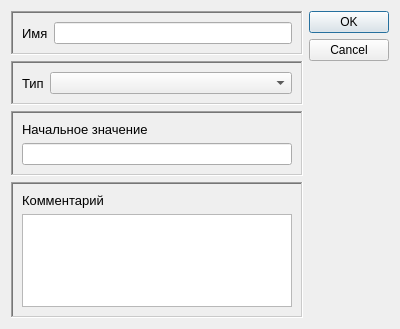
<?xml version="1.0" encoding="UTF-8"?>
<ui version="4.0">
 <class>QVariableEditor</class>
 <widget class="QDialog" name="QVariableEditor">
  <property name="geometry">
   <rect>
    <x>0</x>
    <y>0</y>
    <width>400</width>
    <height>329</height>
   </rect>
  </property>
  <property name="minimumSize">
   <size>
    <width>400</width>
    <height>300</height>
   </size>
  </property>
  <property name="maximumSize">
   <size>
    <width>800</width>
    <height>600</height>
   </size>
  </property>
  <property name="windowTitle">
   <string>Редактор данного ПО</string>
  </property>
  <property name="windowIcon">
   <iconset resource="../../resources.qrc">
    <normaloff>:/images/G.png</normaloff>:/images/G.png</iconset>
  </property>
  <layout class="QHBoxLayout" name="horizontalLayout_3">
   <item>
    <layout class="QVBoxLayout" name="verticalLayout_3">
     <item>
      <widget class="QFrame" name="frame">
       <property name="frameShape">
        <enum>QFrame::WinPanel</enum>
       </property>
       <property name="frameShadow">
        <enum>QFrame::Sunken</enum>
       </property>
       <property name="lineWidth">
        <number>3</number>
       </property>
       <property name="midLineWidth">
        <number>1</number>
       </property>
       <layout class="QHBoxLayout" name="horizontalLayout">
        <item>
         <widget class="QLabel" name="nameLbl">
          <property name="font">
           <font>
            <pointsize>10</pointsize>
           </font>
          </property>
          <property name="text">
           <string>Имя</string>
          </property>
          <property name="buddy">
           <cstring>nameEdt</cstring>
          </property>
         </widget>
        </item>
        <item>
         <widget class="QLineEdit" name="nameEdt"/>
        </item>
       </layout>
      </widget>
     </item>
     <item>
      <widget class="QFrame" name="frame_2">
       <property name="frameShape">
        <enum>QFrame::WinPanel</enum>
       </property>
       <property name="frameShadow">
        <enum>QFrame::Sunken</enum>
       </property>
       <property name="lineWidth">
        <number>3</number>
       </property>
       <property name="midLineWidth">
        <number>1</number>
       </property>
       <layout class="QHBoxLayout" name="horizontalLayout_2">
        <item>
         <widget class="QLabel" name="typeLbl">
          <property name="sizePolicy">
           <sizepolicy hsizetype="Preferred" vsizetype="Preferred">
            <horstretch>0</horstretch>
            <verstretch>0</verstretch>
           </sizepolicy>
          </property>
          <property name="font">
           <font>
            <pointsize>10</pointsize>
           </font>
          </property>
          <property name="text">
           <string>Тип</string>
          </property>
          <property name="buddy">
           <cstring>typeCmbBox</cstring>
          </property>
         </widget>
        </item>
        <item>
         <widget class="QComboBox" name="typeCmbBox">
          <property name="sizePolicy">
           <sizepolicy hsizetype="Expanding" vsizetype="Preferred">
            <horstretch>0</horstretch>
            <verstretch>0</verstretch>
           </sizepolicy>
          </property>
         </widget>
        </item>
       </layout>
      </widget>
     </item>
     <item>
      <widget class="QFrame" name="frame_3">
       <property name="frameShape">
        <enum>QFrame::WinPanel</enum>
       </property>
       <property name="frameShadow">
        <enum>QFrame::Sunken</enum>
       </property>
       <property name="lineWidth">
        <number>3</number>
       </property>
       <property name="midLineWidth">
        <number>1</number>
       </property>
       <layout class="QVBoxLayout" name="verticalLayout">
        <item>
         <widget class="QLabel" name="initvalueLbl">
          <property name="font">
           <font>
            <pointsize>10</pointsize>
           </font>
          </property>
          <property name="text">
           <string>Начальное значение</string>
          </property>
          <property name="buddy">
           <cstring>initValueEdt</cstring>
          </property>
         </widget>
        </item>
        <item>
         <widget class="QLineEdit" name="initValueEdt">
          <property name="frame">
           <bool>true</bool>
          </property>
         </widget>
        </item>
       </layout>
      </widget>
     </item>
     <item>
      <widget class="QFrame" name="frame_4">
       <property name="frameShape">
        <enum>QFrame::WinPanel</enum>
       </property>
       <property name="frameShadow">
        <enum>QFrame::Sunken</enum>
       </property>
       <property name="lineWidth">
        <number>3</number>
       </property>
       <property name="midLineWidth">
        <number>1</number>
       </property>
       <layout class="QVBoxLayout" name="verticalLayout_2">
        <item>
         <widget class="QLabel" name="commentLbl">
          <property name="font">
           <font>
            <pointsize>10</pointsize>
           </font>
          </property>
          <property name="text">
           <string>Комментарий</string>
          </property>
          <property name="buddy">
           <cstring>commentTxtEdt</cstring>
          </property>
         </widget>
        </item>
        <item>
         <widget class="QPlainTextEdit" name="commentTxtEdt">
          <property name="font">
           <font>
            <pointsize>10</pointsize>
           </font>
          </property>
          <property name="horizontalScrollBarPolicy">
           <enum>Qt::ScrollBarAlwaysOff</enum>
          </property>
          <property name="tabChangesFocus">
           <bool>true</bool>
          </property>
         </widget>
        </item>
       </layout>
      </widget>
     </item>
    </layout>
   </item>
   <item>
    <widget class="QDialogButtonBox" name="buttonBox">
     <property name="orientation">
      <enum>Qt::Vertical</enum>
     </property>
     <property name="standardButtons">
      <set>QDialogButtonBox::Cancel|QDialogButtonBox::Ok</set>
     </property>
    </widget>
   </item>
  </layout>
 </widget>
 <tabstops>
  <tabstop>nameEdt</tabstop>
  <tabstop>typeCmbBox</tabstop>
  <tabstop>initValueEdt</tabstop>
  <tabstop>commentTxtEdt</tabstop>
  <tabstop>buttonBox</tabstop>
 </tabstops>
 <resources>
  <include location="../../resources.qrc"/>
 </resources>
 <connections>
  <connection>
   <sender>buttonBox</sender>
   <signal>accepted()</signal>
   <receiver>QVariableEditor</receiver>
   <slot>accept()</slot>
   <hints>
    <hint type="sourcelabel">
     <x>248</x>
     <y>254</y>
    </hint>
    <hint type="destinationlabel">
     <x>157</x>
     <y>274</y>
    </hint>
   </hints>
  </connection>
  <connection>
   <sender>buttonBox</sender>
   <signal>rejected()</signal>
   <receiver>QVariableEditor</receiver>
   <slot>reject()</slot>
   <hints>
    <hint type="sourcelabel">
     <x>316</x>
     <y>260</y>
    </hint>
    <hint type="destinationlabel">
     <x>286</x>
     <y>274</y>
    </hint>
   </hints>
  </connection>
  <connection>
   <sender>nameEdt</sender>
   <signal>textChanged(QString)</signal>
   <receiver>QVariableEditor</receiver>
   <slot>enableOkButton()</slot>
   <hints>
    <hint type="sourcelabel">
     <x>145</x>
     <y>29</y>
    </hint>
    <hint type="destinationlabel">
     <x>167</x>
     <y>149</y>
    </hint>
   </hints>
  </connection>
  <connection>
   <sender>typeCmbBox</sender>
   <signal>currentIndexChanged(int)</signal>
   <receiver>QVariableEditor</receiver>
   <slot>enableOkButton()</slot>
   <hints>
    <hint type="sourcelabel">
     <x>145</x>
     <y>80</y>
    </hint>
    <hint type="destinationlabel">
     <x>167</x>
     <y>149</y>
    </hint>
   </hints>
  </connection>
 </connections>
 <slots>
  <slot>enableOkButton()</slot>
 </slots>
</ui>
